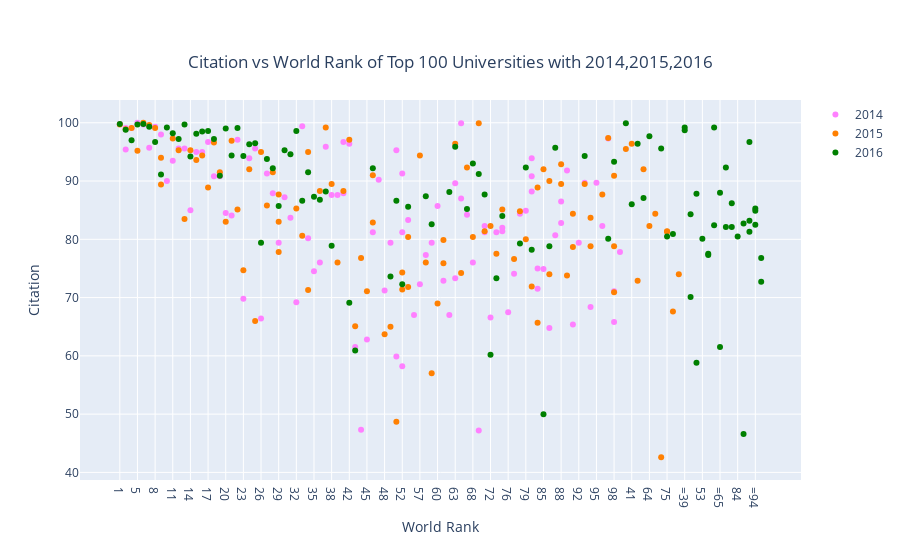

The code cell stored with this chart in its notebook:
### Code cell
trace1 = go.Scatter(x = df2014.world_rank,
                   y = df2014.citations,
                   mode = "markers",
                   name = "2014",
                   marker = dict(color = "rgb(255,128,255)"),
                   text = df2014.university_name)
trace2 = go.Scatter(x = df2015.world_rank,
                   y = df2015.citations,
                   mode = "markers",
                   name = "2015",
                   marker = dict(color = "rgb(255,128,2)"),
                   text = df2015.university_name)
trace3 = go.Scatter(x = df2016.world_rank,
                   y = df2016.citations,
                   mode = "markers",
                   name = "2016",
                   marker = dict(color = "green"),
                   text = df2016.university_name)
data = [trace1, trace2, trace3]
layout = dict(title = "Citation vs World Rank of Top 100 Universities with 2014,2015,2016",
              title_x = 0.5,
             title_y = 0.9,
             xaxis = dict(title = "World Rank"),
             yaxis = dict(title = "Citation"))
fig = dict(data = data, layout = layout)
iplot(fig)

### Figure 1 — Plotly figure (JSON) as saved in the notebook; plotly's stock layout.template omitted (floating-point values rounded to 4 significant figures)
{"data": [{"marker": {"color": "rgb(255,128,255)"}, "mode": "markers", "name": "2014", "text": ["California Institute of Technology", "Harvard University", "University of Oxford", "Stanford University", "Massachusetts Institute of Technology", "Princeton University", "University of Cambridge", "University of California, Berkeley", "University of Chicago", "Imperial College London", "Yale University", "University of California, Los Angeles", "Columbia University", "ETH Zurich – Swiss Federal Institute of Technology Zurich", "Johns Hopkins University", "University of Pennsylvania", "Duke University", "University of Michigan", "Cornell University", "University of Toronto", "University College London", "Northwestern University", "University of Tokyo", "Carnegie Mellon University", "University of Washington", "National University of Singapore", "University of Texas at Austin", "Georgia Institute of Technology", "University of Illinois at Urbana-Champaign", "University of Wisconsin-Madison", "University of British Columbia", "London School of Economics and Political Science", "University of California, Santa Barbara", "University of Melbourne", "McGill University", "Karolinska Institute", "École Polytechnique Fédérale de Lausanne", "King’s College London", "University of Edinburgh", "New York University", "University of California, San Diego", "Washington University in St Louis", "University of Hong Kong", "Seoul National University", "Peking University", "University of Minnesota", "University of North Carolina at Chapel Hill", "Australian National University", "Pennsylvania State University", "Boston University", "Tsinghua University", "Brown University", "Kyoto University", "University of California, Davis", "LMU Munich", "Korea Advanced Institute of Science and Technology (KAIST)", "Hong Kong University of Science and Technology", "University of Manchester", "Ohio State University", "Pohang University of Science and Technology", "KU Leuven", "Purdue University", "The University of Queensland", "University of Göttingen", "Rice University", "École Normale Supérieure", "Leiden University", "Heidelberg University", "Delft University of Technology", "University of Southern California", "École Polytechnique", "University of Sydney", "Erasmus University Rotterdam", "University of Basel", "Utrecht University", "Nanyang Technological University", "Wageningen University and Research Center", "University of Pittsburgh", "University of Bristol", "Durham University", "Emory University", "Tufts University", "Michigan State University", "University of Amsterdam", "Ghent University", "Free University of Berlin", "Technical University of Munich", "Case Western Reserve University", "Vanderbilt University", "University of Notre Dame", "Monash University", "McMaster University", "University of California, Irvine", "Humboldt University of Berlin", "University of Rochester", "Pierre and Marie Curie University", "University of Colorado Boulder", "Maastricht University", "University of Groningen", "University of Helsinki"], "type": "scatter", "x": ["1", "2", "2", "4", "5", "6", "7", "8", "9", "10", "11", "12", "13", "14", "15", "16", "17", "18", "19", "20", "21", "22", "23", "24", "25", "26", "27", "28", "29", "30", "31", "32", "33", "34", "35", "36", "37", "38", "39", "40", "40", "42", "43", "44", "45", "46", "47", "48", "49", "50", "50", "52", "52", "52", "55", "56", "57", "58", "59", "60", "61", "62", "63", "63", "65", "65", "67", "68", "69", "70", "70", "72", "73", "74", "74", "76", "77", "78", "79", "80", "80", "80", "83", "83", "85", "86", "87", "88", "88", "90", "91", "92", "93", "94", "95", "96", "97", "98", "98", "100"], "y": [99.8, 99.1, 95.4, 99.1, 100, 99.7, 95.7, 99.3, 98, 90, 93.5, 95.6, 95.6, 85, 95, 95, 96.7, 90.8, 90.8, 84.5, 84.1, 97.1, 69.8, 93.9, 95.6, 66.4, 91.3, 87.9, 79.4, 87.2, 83.7, 69.2, 99.4, 80.2, 74.5, 76, 95.9, 87.6, 87.6, 87.9, 96.7, 96.4, 61.5, 47.3, 62.8, 81.2, 90.2, 71.2, 79.4, 95.3, 59.9, 91.3, 58.2, 81.2, 83.3, 67, 72.3, 77.3, 79.4, 85.7, 72.9, 67, 73.3, 89.6, 99.9, 87, 84.2, 76, 47.2, 81.2, 82.3, 66.6, 81.2, 81.4, 82, 67.5, 74.1, 84.4, 84.9, 88.2, 90.8, 93.9, 71.5, 75, 74.9, 64.8, 80.7, 82.8, 86.5, 91.8, 65.4, 79.4, 89.7, 68.4, 89.7, 82.3, 97.3, 65.8, 71.1, 77.8]}, {"marker": {"color": "rgb(255,128,2)"}, "mode": "markers", "name": "2015", "text": ["California Institute of Technology", "Harvard University", "University of Oxford", "Stanford University", "University of Cambridge", "Massachusetts Institute of Technology", "Princeton University", "University of California, Berkeley", "Imperial College London", "Yale University", "University of Chicago", "University of California, Los Angeles", "ETH Zurich – Swiss Federal Institute of Technology Zurich", "Columbia University", "Johns Hopkins University", "University of Pennsylvania", "University of Michigan", "Duke University", "Cornell University", "University of Toronto", "Northwestern University", "University College London", "University of Tokyo", "Carnegie Mellon University", "National University of Singapore", "University of Washington", "Georgia Institute of Technology", "University of Texas at Austin", "LMU Munich", "University of Illinois at Urbana-Champaign", "University of Wisconsin-Madison", "University of British Columbia", "University of Melbourne", "London School of Economics and Political Science", "École Polytechnique Fédérale de Lausanne", "University of Edinburgh", "University of California, Santa Barbara", "New York University", "McGill University", "King’s College London", "University of California, San Diego", "Washington University in St Louis", "University of Hong Kong", "Karolinska Institute", "Australian National University", "University of Minnesota", "University of North Carolina at Chapel Hill", "Peking University", "Tsinghua University", "Seoul National University", "Hong Kong University of Science and Technology", "Korea Advanced Institute of Science and Technology (KAIST)", "University of Manchester", "Brown University", "KU Leuven", "University of California, Davis", "Boston University", "Pennsylvania State University", "Kyoto University", "University of Sydney", "Nanyang Technological University", "École Polytechnique", "Scuola Normale Superiore di Pisa", "Leiden University", "The University of Queensland", "Pohang University of Science and Technology", "University of Göttingen", "Ohio State University", "Rice University", "Heidelberg University", "Delft University of Technology", "Erasmus University Rotterdam", "Wageningen University and Research Center", "University of Bristol", "University of Basel", "University of Southern California", "University of Amsterdam", "École Normale Supérieure", "Utrecht University", "Humboldt University of Berlin", "Free University of Berlin", "Michigan State University", "Durham University", "Monash University", "Middle East Technical University", "University of Arizona", "University of Notre Dame", "Tufts University", "University of California, Irvine", "Ghent University", "University of Massachusetts", "University of Pittsburgh", "Emory University", "McMaster University", "University of Glasgow", "Vanderbilt University", "University of Colorado Boulder", "Stockholm University", "Technical University of Munich", "Uppsala University"], "type": "scatter", "x": ["1", "2", "3", "4", "5", "6", "7", "8", "9", "9", "11", "12", "13", "14", "15", "16", "17", "18", "19", "20", "21", "22", "23", "24", "25", "26", "27", "28", "29", "29", "29", "32", "33", "34", "34", "36", "37", "38", "39", "40", "41", "42", "43", "44", "45", "46", "46", "48", "49", "50", "51", "52", "52", "54", "55", "55", "57", "58", "59", "60", "61", "61", "63", "64", "65", "66", "67", "68", "69", "70", "71", "72", "73", "74", "75", "75", "77", "78", "79", "80", "81", "82", "83", "83", "85", "86", "86", "88", "88", "90", "91", "91", "93", "94", "94", "96", "97", "98", "98", "98"], "y": [99.7, 98.9, 95.5, 99.1, 95.2, 100, 99.6, 99.1, 89.4, 94, 97.3, 95.3, 83.5, 95.3, 93.6, 94.4, 88.9, 96.6, 91.5, 83, 96.9, 85.1, 74.7, 92, 66, 95, 85.8, 91.5, 83, 77.8, 87.7, 85.3, 80.6, 71.3, 95, 88.3, 99.2, 89.5, 76, 88.3, 96.4, 97.1, 65.1, 76.8, 71.1, 82.9, 91, 63.7, 65, 48.7, 72.9, 71.4, 74.3, 92, 71.8, 80.4, 94.4, 76, 57, 69, 75.9, 79.9, 96.4, 82.3, 74.2, 84.4, 92.3, 80.4, 99.9, 81.4, 42.6, 82.3, 77.5, 85.1, 81.4, 81.3, 76.6, 84.8, 80, 71.9, 67.6, 74, 88.9, 65.7, 92, 74, 90, 92.9, 89.5, 73.8, 78.7, 84.4, 89.5, 78.8, 83.7, 87.7, 97.4, 90.9, 78.8, 70.9]}, {"marker": {"color": "green"}, "mode": "markers", "name": "2016", "text": ["California Institute of Technology", "University of Oxford", "Stanford University", "University of Cambridge", "Massachusetts Institute of Technology", "Harvard University", "Princeton University", "Imperial College London", "ETH Zurich – Swiss Federal Institute of Technology Zurich", "University of Chicago", "Johns Hopkins University", "Yale University", "University of California, Berkeley", "University College London", "Columbia University", "University of California, Los Angeles", "University of Pennsylvania", "Cornell University", "University of Toronto", "Duke University", "University of Michigan", "Carnegie Mellon University", "London School of Economics and Political Science", "University of Edinburgh", "Northwestern University", "National University of Singapore", "King’s College London", "Karolinska Institute", "LMU Munich", "New York University", "École Polytechnique Fédérale de Lausanne", "University of Washington", "University of Melbourne", "University of British Columbia", "KU Leuven", "University of Illinois at Urbana-Champaign", "Heidelberg University", "McGill University", "University of California, San Diego", "University of California, Santa Barbara", "Georgia Institute of Technology", "Peking University", "University of Tokyo", "University of California, Davis", "University of Hong Kong", "University of Texas at Austin", "Tsinghua University", "Wageningen University and Research Center", "Humboldt University of Berlin", "University of Wisconsin-Madison", "Brown University", "Australian National University", "Technical University of Munich", "École Normale Supérieure", "Nanyang Technological University", "University of Manchester", "University of Sydney", "University of Amsterdam", "Hong Kong University of Science and Technology", "The University of Queensland", "Washington University in St Louis", "Utrecht University", "University of North Carolina at Chapel Hill", "Boston University", "Delft University of Technology", "University of Minnesota", "Leiden University", "University of Southern California", "University of Bristol", "Durham University", "Erasmus University Rotterdam", "Free University of Berlin", "Monash University", "University of Groningen", "Pennsylvania State University", "University of Glasgow", "University of Helsinki", "University of Tübingen", "University of Pittsburgh", "University of Warwick", "Uppsala University", "University of Copenhagen", "University of New South Wales", "University of Freiburg", "Seoul National University", "University of St Andrews", "Vanderbilt University", "Kyoto University", "Maastricht University", "Emory University", "Lund University", "Ohio State University", "University of Exeter", "University of Bonn", "Georgetown University", "McMaster University", "University of Sheffield", "Queen Mary University of London", "University of Göttingen", "Michigan State University"], "type": "scatter", "x": ["1", "2", "3", "4", "5", "6", "7", "8", "9", "10", "11", "12", "13", "14", "15", "16", "17", "18", "19", "20", "21", "22", "23", "24", "25", "26", "27", "28", "29", "30", "31", "32", "33", "34", "35", "36", "37", "38", "=39", "=39", "41", "42", "43", "=44", "=44", "46", "=47", "=47", "49", "50", "51", "52", "53", "54", "55", "=56", "=56", "58", "59", "=60", "=60", "62", "63", "64", "=65", "=65", "67", "68", "69", "70", "71", "72", "73", "74", "75", "=76", "=76", "78", "79", "80", "81", "=82", "=82", "84", "85", "86", "87", "=88", "=88", "=90", "=90", "=90", "93", "=94", "=94", "=94", "97", "98", "=99", "=99"], "y": [99.8, 98.8, 99.9, 97, 99.7, 99.8, 99.3, 96.7, 91.1, 99.2, 98.2, 97.2, 99.7, 94.2, 98.1, 98.5, 98.6, 97.2, 90.9, 99, 94.4, 99.1, 94.3, 96.3, 96.5, 79.4, 93.8, 92.2, 85.7, 95.3, 94.6, 98.6, 86.6, 91.5, 87.3, 86.8, 88.2, 78.9, 98.7, 99.2, 86, 69.1, 60.9, 84.3, 70.1, 92.2, 58.8, 87.8, 73.6, 86.6, 96.4, 72.3, 80.1, 87.1, 85.6, 77.3, 77.5, 87.4, 82.6, 82.4, 99.2, 88.1, 95.9, 97.7, 61.5, 88, 85.2, 93, 91.2, 87.7, 95.6, 60.2, 73.3, 84, 80.5, 92.3, 82.1, 79.3, 92.3, 78.2, 80.9, 86.2, 82.1, 80.5, 50, 78.8, 95.7, 46.6, 82.7, 96.7, 81.3, 83.2, 94.3, 85.3, 82.5, 84.9, 80.1, 93.3, 72.7, 76.8]}], "layout": {"title": {"text": "Citation vs World Rank of Top 100 Universities with 2014,2015,2016", "x": 0.5, "y": 0.9}, "xaxis": {"title": {"text": "World Rank"}}, "yaxis": {"title": {"text": "Citation"}}}}
